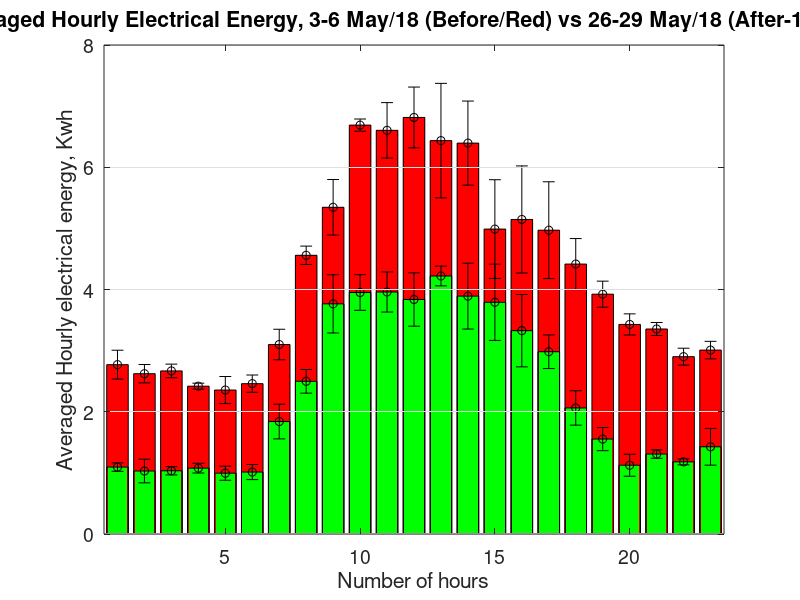
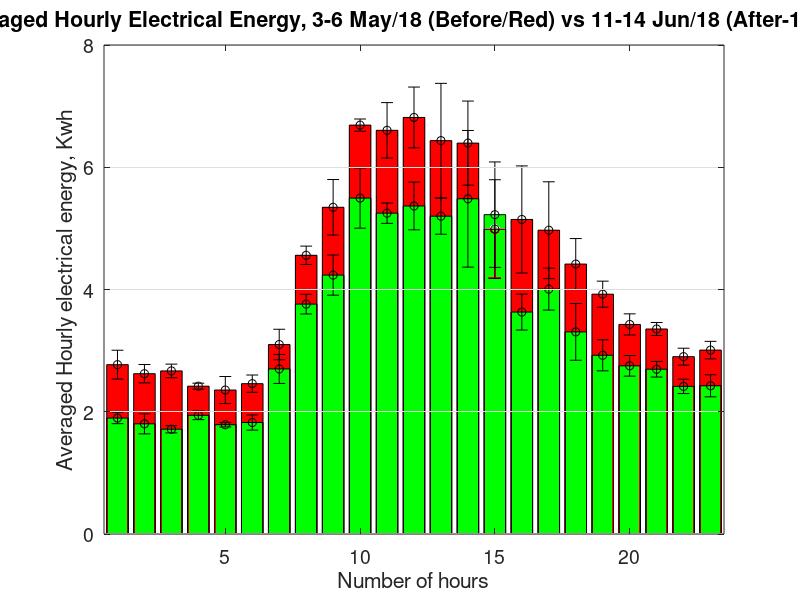

Reproduce these figures in MATLAB, in order.
function allenergybar()

%% Before
load('en_0503')
hourly_energy = max(reshape(EATNetKwh-EATNetKwh(1),60,24));
dEnergy0503 = diff(hourly_energy);
load('en_0504')
hourly_energy = max(reshape(EATNetKwh-EATNetKwh(1),60,24));
dEnergy0504 = diff(hourly_energy);
load('en_0505')
hourly_energy = max(reshape(EATNetKwh-EATNetKwh(1),60,24));
dEnergy0505 = diff(hourly_energy);
load('en_0506')
hourly_energy = max(reshape(EATNetKwh-EATNetKwh(1),60,24));
dEnergy0506 = diff(hourly_energy);

datapack1 = [dEnergy0503;dEnergy0504;dEnergy0505;dEnergy0506];

dEnergyAvg1 = mean(datapack1);
dEnergyStd1 = std(datapack1);


%% After-1
load('en_0526')
hourly_energy = max(reshape(EATNetKwh-EATNetKwh(1),60,24));
dEnergy0526 = diff(hourly_energy);
load('en_0527')
hourly_energy = max(reshape(EATNetKwh-EATNetKwh(1),60,24));
dEnergy0527 = diff(hourly_energy);
load('en_0528')
hourly_energy = max(reshape(EATNetKwh-EATNetKwh(1),60,24));
dEnergy0528 = diff(hourly_energy);
load('en_0529')
hourly_energy = max(reshape(EATNetKwh-EATNetKwh(1),60,24));
dEnergy0529 = diff(hourly_energy);

datapack2 = [dEnergy0526;dEnergy0527;dEnergy0528;dEnergy0529];

dEnergyAvg2 = mean(datapack2);
dEnergyStd2 = std(datapack2);


%% After-2
load('en_0612')
hourly_energy = max(reshape(EATNetKwh-EATNetKwh(1),60,24));
dEnergy0612 = diff(hourly_energy);
load('en_0613')
hourly_energy = max(reshape(EATNetKwh-EATNetKwh(1),60,24));
dEnergy0613 = diff(hourly_energy);
load('en_061114')
hourly_energy = max(reshape(EATNetKwh-EATNetKwh(1),60,24));
dEnergy061114 = diff(hourly_energy);

datapack3 = [dEnergy0612;dEnergy0613;dEnergy061114];

dEnergyAvg3 = mean(datapack3);
dEnergyStd3 = std(datapack3);


%% Plot-1
bar(dEnergyAvg1,'r'), hold on, errorbar(dEnergyAvg1,dEnergyStd1/2,'ok')
bar(dEnergyAvg2,'g'), errorbar(dEnergyAvg2,dEnergyStd2/2,'ok')

set(gca,'xlim',[0.5,23.5],'fontsize',14)
xlabel('Number of hours')
ylabel('Averaged Hourly electrical energy, Kwh')
title('Averaged Hourly Electrical Energy, 3-6 May/18 (Before/Red) vs 26-29 May/18 (After-1/Green)')
set(gca,'ygrid','on','xgrid','off')

%% Plot-1
figure
bar(dEnergyAvg1,'r'), hold on, errorbar(dEnergyAvg1,dEnergyStd1/2,'ok')
bar(dEnergyAvg3,'g'), errorbar(dEnergyAvg3,dEnergyStd3/2,'ok')

set(gca,'xlim',[0.5,23.5],'fontsize',14)
xlabel('Number of hours')
ylabel('Averaged Hourly electrical energy, Kwh')
title('Averaged Hourly Electrical Energy, 3-6 May/18 (Before/Red) vs 11-14 Jun/18 (After-1/Green)')
set(gca,'ygrid','on','xgrid','off')

